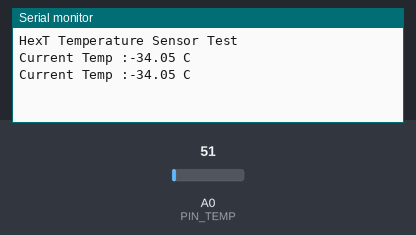
A sketch run on a simulated Arduino Uno, built with avr-gcc and run on an emulated ATmega328P. Parts: the last lines printed to the serial monitor. The test bench sets the inputs (shaded band); at power-on: A0 (PIN_TEMP) = 51.

Above: at 1.8 s.
1.9 s: A0 (PIN_TEMP) set to 61
At 2.8 s:
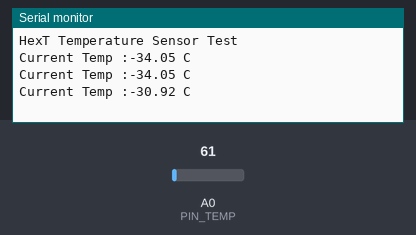
3.4 s: A0 (PIN_TEMP) set to 71
At 4.6 s:
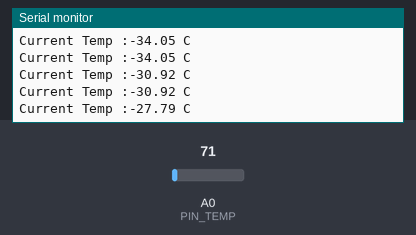
Timing chart, 0 to 6.4 s (numbered marks = the images above; inputs shaded):
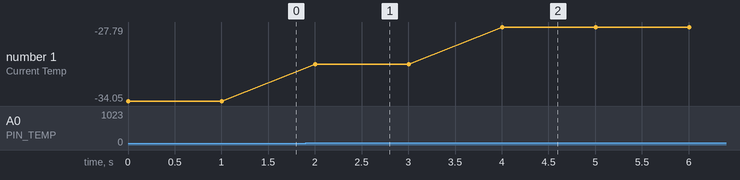

Measured:
- after the input at 1.9 s, the serial monitor: prints a new line after 0.10 s (image 1)
- after the input at 3.4 s, the serial monitor: prints a new line after 0.60 s (image 2)
- plotted number 1: -34.05 → -30.92 after the input at 1.9 s, -30.92 → -27.79 after the input at 3.4 s

The sketch:

3._ex_Temp.ino
```cpp
// (licence header left out)
#define ADC_PORT_TEMP 0

int PORT_TEMP = ADC_PORT_TEMP;

int PIN_TEMP;

void setup()
{
  Serial.begin(115200);
  Serial.println();
  Serial.println("HexT Temperature Sensor Test");
  if (PORT_TEMP==0)
  {
    PIN_TEMP = A0;
  }
  else
  {
    Serial.println("Please connecting Temp. Sensor to ADC0 Port");
  }
}

void loop()
{
  float ValTemp = analogRead(PIN_TEMP);
  ValTemp = ValTemp * 320/1023-50;
  Serial.print("Current Temp :");
  Serial.print(ValTemp,2);
  Serial.println(" C");
  delay(1000);
}
```
